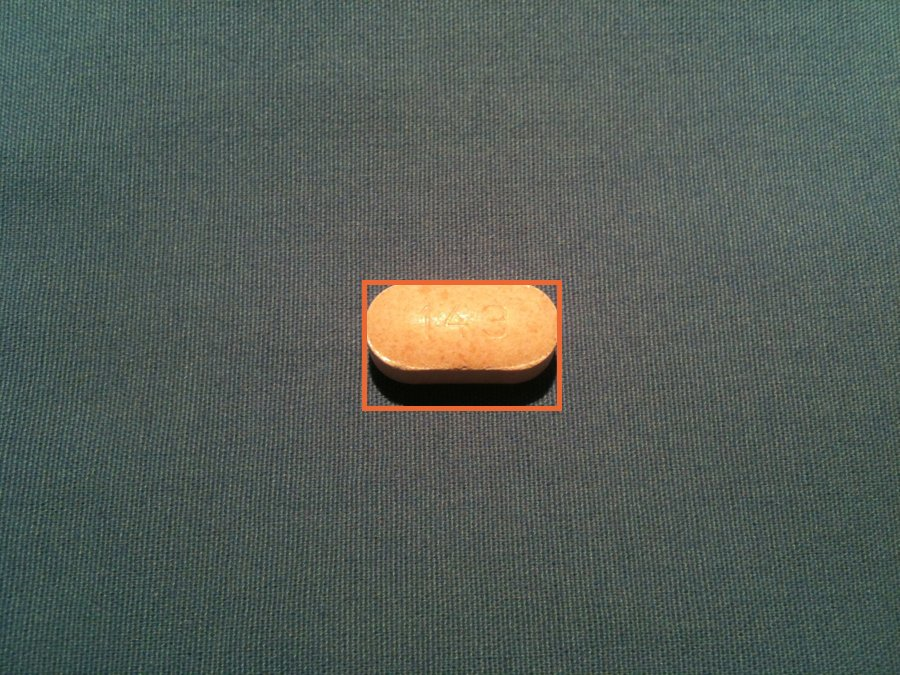
#> input picture images/12_dose_627560143_1_photo.jpg, 900 x 675 px; its folder holds only this picture in this run
$ python -i c3pi_ref_crop.py   (imports and definitions only)
#> lines starting #> are read from the running program, lines starting #| are printed output that depends on the picture; after the words box and inside, x2 and y2 are one past the last pixel; in counts of white or black regions, pixels touching at a corner belong together
"""
Crops of C3PI's studio reference photos (decision D7), framed like the everyday-photo crops (c3pi_crop.py): a square
window 1.4x the pill's long side, resized to 384 px.

  MC_CHALLENGE_V1.0   one side of one pill on plain grey, 2400 x 1600 (the photos ePillID's reference gallery
                      is made from)
  MC_API_RXNAV_V1.3   RxImage: both sides of the pill in one 1024 x 896 photo, side by side or stacked, with mm rulers
                      along the left and bottom edges and an NLM information bar at the bottom -> two crops

The background is plain, so a pill is anything far enough in Lab colour from the background's median. A
morphological opening removes the thin rulers, digits and watermark; holes (imprints, score lines) are filled.
In RxImage photos, the information bar is cut off, and each crop has the other side of the pill, the edge-on
profile view some photos show between them, and the ruler marks painted over with the background colour, so every
crop holds one side of one pill.
"""
import cv2
import numpy as np

from epills.training.datasets.c3pi_crop import square_crop

WINDOW = 1.4
CROP_SIZE = 384
MIN_DISTANCE = 12.0   # Lab distance below which a pixel is background, whatever Otsu says


def background_colour(img, lab, border=0.03):
    """
    The plain background: the most common lightness among low-colour pixels in a frame along all four edges
    (pills can fill most of an RxImage photo and touch its edges; rulers are thin). Returns (Lab, BGR) medians.
    """
    h, w = lab.shape[:2]
    b = max(2, int(border * min(h, w)))
    edge = np.zeros((h, w), bool)
    edge[:b], edge[-b:], edge[:, :b], edge[:, -b:] = True, True, True, True
    grey = edge & (np.abs(lab[..., 1] - 128) < 6) & (np.abs(lab[..., 2] - 128) < 6)
    if grey.sum() < 100:
        grey = edge
    mode = np.bincount(lab[..., 0][grey].astype(int), minlength=256).argmax()
    sel = grey & (np.abs(lab[..., 0] - mode) <= 6)
    return np.median(lab[sel], axis=0), np.median(img[sel], axis=0)


def foreground(img):
    """
    (mask, thin, background BGR): mask = pills (holes filled); thin = the thin structures the opening removed
    (rulers, digits, watermark).
    """
    lab = cv2.cvtColor(img, cv2.COLOR_BGR2LAB).astype(np.float32)
    h, w = lab.shape[:2]
    bg_lab, bg_bgr = background_colour(img, lab)
    d = np.linalg.norm(lab - bg_lab, axis=2)
    otsu, _ = cv2.threshold(np.clip(d * 2, 0, 255).astype(np.uint8), 0, 255, cv2.THRESH_BINARY + cv2.THRESH_OTSU)
    raw = (d > max(otsu / 2, MIN_DISTANCE)).astype(np.uint8)
    k = max(5, int(0.02 * min(h, w)) | 1)
    kernel = cv2.getStructuringElement(cv2.MORPH_ELLIPSE, (k, k))
    mask = cv2.morphologyEx(cv2.morphologyEx(raw, cv2.MORPH_CLOSE, kernel), cv2.MORPH_OPEN, kernel)
    # fill holes: everything not reachable through background from a frame around the image
    flood = np.pad(mask, 1)
    cv2.floodFill(flood, np.zeros((h + 4, w + 4), np.uint8), (0, 0), 1)
    mask = mask | (1 - flood[1:-1, 1:-1])
    thin = raw.astype(bool) & ~cv2.dilate(mask, kernel).astype(bool)
    return mask, thin, bg_bgr


def components(mask, min_share=0.25):
    """Boxes (x0, y0, x1, y1) of the connected components at least min_share the size of the largest, largest first."""
    n, _, stats, _ = cv2.connectedComponentsWithStats(mask, connectivity=8)
    if n <= 1:
        return []
    stats = stats[1:]
    stats = stats[stats[:, cv2.CC_STAT_AREA] >= min_share * stats[:, cv2.CC_STAT_AREA].max()]
    stats = stats[np.argsort(-stats[:, cv2.CC_STAT_AREA])]
    return [(int(x), int(y), int(x + w), int(y + h)) for x, y, w, h, _ in stats]


def split_touching(mask, max_iterations=40):
    """Erode a mask until it falls apart into two comparable pills; boxes grown back by the erosion."""
    kernel = cv2.getStructuringElement(cv2.MORPH_ELLIPSE, (5, 5))
    m = mask.copy()
    for i in range(1, max_iterations + 1):
        m = cv2.erode(m, kernel)
        boxes = components(m, min_share=0.4)
        if len(boxes) >= 2:
            g = 2 * i
            return [(x0 - g, y0 - g, x1 + g, y1 + g) for x0, y0, x1, y1 in boxes[:2]]
        if not m.any():
            break
    return None


def info_bar_top(img):
    """First row of RxImage's light-blue information bar, searched in the bottom fifth (row 770 of 896)."""
    h = img.shape[0]
    low = img[int(0.8 * h):].astype(np.int16)
    blue = ((low[..., 0] - low[..., 2]) > 25) & (low[..., 0] > 120)
    rows = np.flatnonzero(blue.mean(axis=1) > 0.5)
    return int(0.8 * h) + int(rows[0]) if len(rows) else int(0.86 * h)


def crop_box(img, box, fill=None):
    """The C3PI framing; outside the photo: the background colour if given (no smeared edges), else replicated."""
    if fill is None:
        return square_crop(img, box, WINDOW * max(box[2] - box[0], box[3] - box[1]), CROP_SIZE)
    side = WINDOW * max(box[2] - box[0], box[3] - box[1])
    f = CROP_SIZE / side
    cx, cy = (box[0] + box[2]) / 2, (box[1] + box[3]) / 2
    M = np.float32([[f, 0, CROP_SIZE / 2 - cx * f], [0, f, CROP_SIZE / 2 - cy * f]])
    return cv2.warpAffine(img, M, (CROP_SIZE, CROP_SIZE), flags=cv2.INTER_AREA if f < 1 else cv2.INTER_CUBIC,
                          borderMode=cv2.BORDER_CONSTANT, borderValue=tuple(float(v) for v in fill))


# [10 lines left out: function crop_challenge, not called in this run]


def crop_rxnav(img):
    """RxImage photo -> ([one crop per pill side], note); normally two crops."""
    top = info_bar_top(img)
    work = img[:top].copy()
    mask, thin, bg = foreground(work)
    work[thin] = bg  # rulers, digits and watermark
    band = int(0.05 * top)  # the mm ruler right above the information bar
    work[top - band:][mask[top - band:] == 0] = bg
    boxes = components(mask)
    note = "ok"
    if len(boxes) == 1:
        split = split_touching(mask)
        if split is None:
            return [crop_box(work, boxes[0], bg)], "one blob (sides touching?), taken whole"
        return [crop_box(work, b, bg) for b in split], "touching sides split"
    if not boxes:
        return [], "no pill found"
    if len(boxes) > 2:
        note = f"{len(boxes)} blobs, two largest taken"
    _, labels = cv2.connectedComponents(mask, connectivity=8)
    k = max(9, int(0.03 * min(work.shape[:2])) | 1)
    grow = cv2.getStructuringElement(cv2.MORPH_ELLIPSE, (k, k))
    crops = []
    for box in boxes[:2]:
        sub = labels[box[1]:box[3], box[0]:box[2]]
        own = np.bincount(sub[sub > 0]).argmax()  # the component this box was made from
        others = cv2.dilate(((labels > 0) & (labels != own)).astype(np.uint8), grow).astype(bool)
        clean = work.copy()
        clean[others & (labels != own)] = bg
        crops.append(crop_box(clean, box, bg))
    return crops, note

>>> import cv2
>>> picture = cv2.imread('../../../../../images/12_dose_627560143_1_photo.jpg')
#> picture is the input picture: shape (675, 900, 3); mean B, G, R 86.9, 93.1, 84.3
>>> result = crop_rxnav(picture)
#> in info_bar_top, `low = img[int(0.8 * h):].astype(np.int16)`:
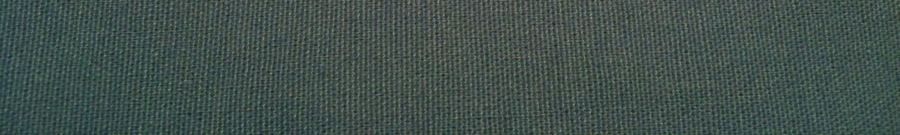
#> low: shape (135, 900, 3) int16; mean B, G, R 76.3, 81, 65.9
#> in info_bar_top, `rows = np.flatnonzero(blue.mean(axis=1) > 0.5)`: rows = empty array
#> in crop_rxnav, `top = info_bar_top(img)`: top = 580
#> in background_colour, `grey = edge & (np.abs(lab[..., 1] - 128) < 6) & (np.abs(lab[..., 2] - ..`:
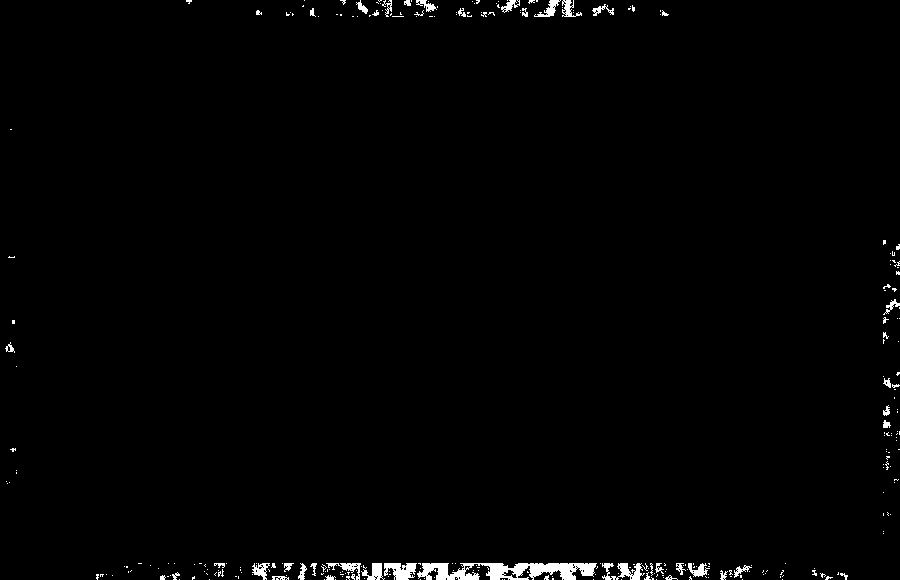
#> grey: shape (580, 900) bool; 1.2% white; 292 white regions (249 under 20 px), largest, box (x1, y1, x2, y2) and area: (417, 563, 597, 580) 1940, (384, 563, 417, 580) 386, (602, 563, 645, 580) 370
#> in background_colour, `mode = np.bincount(lab[..., 0][grey].astype(int), minlength=256).argma..`: mode = 97
#> in foreground, `bg_lab, bg_bgr = background_colour(img, lab)`: bg_lab = [97, 123, 129]; bg_bgr = [88, 92, 81]
#> in foreground, `d = np.linalg.norm(lab - bg_lab, axis=2)`:
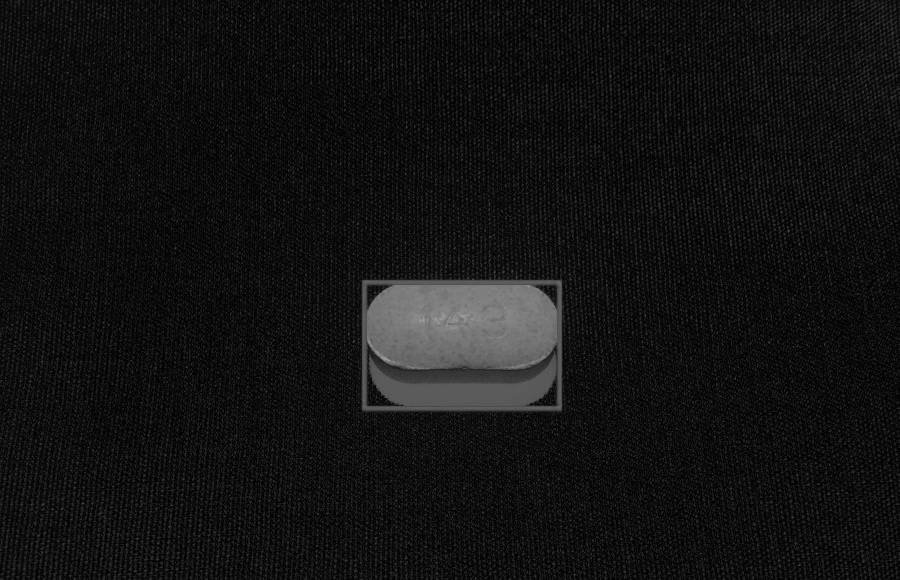
#> d: shape (580, 900) float32; min 0, max 157.8, mean 19.1
#> in foreground, `otsu, _ = cv2.threshold(np.clip(d * 2, 0, 255).astype(np.uint8), 0, 25..`: otsu = 120
#> in foreground, `cv2.floodFill(flood, np.zeros((h + 4, w + 4), np.uint8), (0, 0), 1)`:
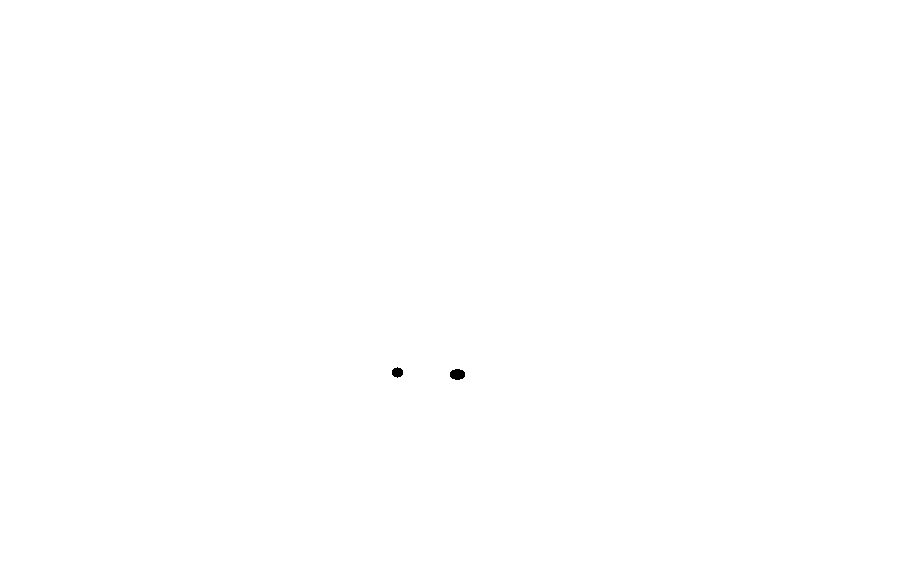
#> flood: shape (582, 902); values 0 (black) and 1 (white), 100% white; 2 black regions, box (x1, y1, x2, y2) and area: (450, 369, 465, 380) 133, (392, 367, 403, 378) 89
#> in crop_rxnav, `mask, thin, bg = foreground(work)`: bg = [88, 92, 81]
#> in crop_rxnav, `band = int(0.05 * top)`: band = 29
#> in crop_rxnav, `work[top - band:][mask[top - band:] == 0] = bg`:
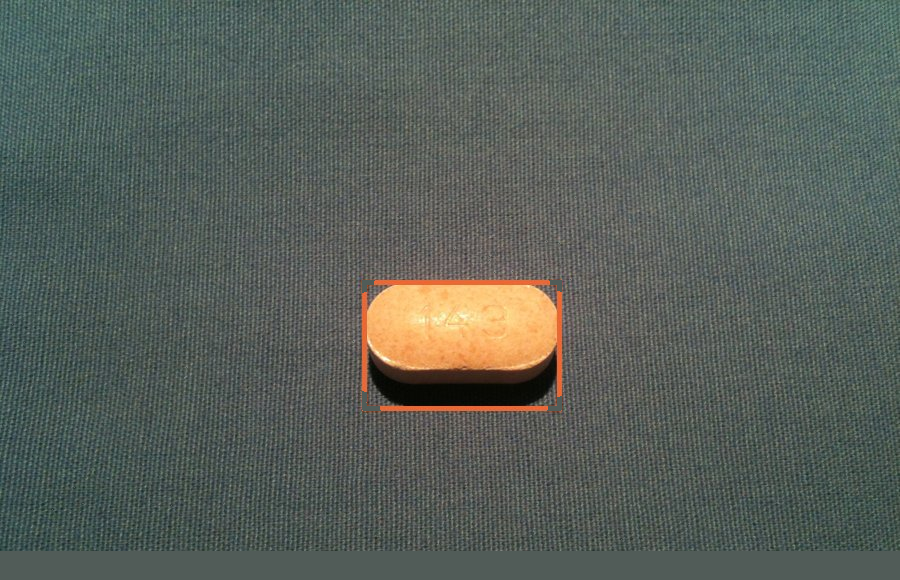
#> work: shape (580, 900, 3); mean B, G, R 89.2, 95.6, 88
#> in components, `n, _, stats, _ = cv2.connectedComponentsWithStats(mask, connectivity=8)`: n = 2; stats = [[0, 0, 900, 580, 497201], [361, 277, 201, 134, 24799]]
#> in components, `stats = stats[1:]`: stats = [[361, 277, 201, 134, 24799]]
#> in crop_rxnav, `boxes = components(mask)`: boxes = [(361, 277, 562, 411)]
#> the loop in split_touching, `for i in range(1, max_iterations + 1):` made 33 passes
#> (n in components, stats in components, boxes) on passes 1 to 7: (2, [[363, 279, 197, 130, 23532]], [(363, 279, 560, 409)]), (2, [[365, 281, 193, 126, 22297]], [(365, 281, 558, 407)]), (2, [[368, 283, 188, 122, 21091]], [(368, 283, 556, 405)]), (2, [[370, 285, 184, 118, 19930]], [(370, 285, 554, 403)]), (2, [[372, 287, 180, 114, 18813]], [(372, 287, 552, 401)]), (2, [[374, 289, 176, 110, 17741]], [(374, 289, 550, 399)]), (2, [[376, 291, 172, 106, 16704]], [(376, 291, 548, 397)])
#> in crop_rxnav, `split = split_touching(mask)`: split = [(426, 278, 562, 411), (401, 278, 535, 411)]
#> in crop_box, `return cv2.warpAffine(img, M, (CROP_SIZE, CROP_SIZE), flags=cv2.INTER_..`:
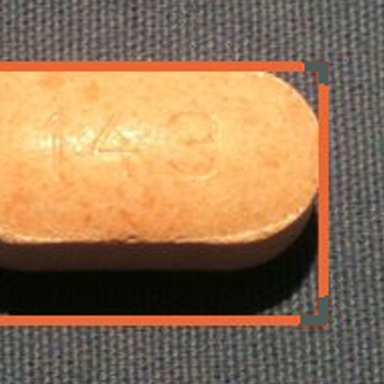
#> returned value: shape (384, 384, 3); mean of channels 0, 1, 2 85, 116.3, 147.9; drawn as B, G, R
#> call 2 of crop_box, with box = (401, 278, 535, 411), fill = array of shape (3,)
#> in crop_box (call 2), `side = WINDOW * max(box[2] - box[0], box[3] - box[1])`: side = 187.6
#> in crop_box (call 2), `f = CROP_SIZE / side`: f = 2.05
#> in crop_box (call 2), `M = np.float32([[f, 0, CROP_SIZE / 2 - cx * f], [0, f, CROP_SIZE / 2 -..`: M = [[2.05, 0, -766], [0, 2.05, -513.2]]
#> in crop_box (call 2), `return cv2.warpAffine(img, M, (CROP_SIZE, CROP_SIZE), flags=cv2.INTER_..`:
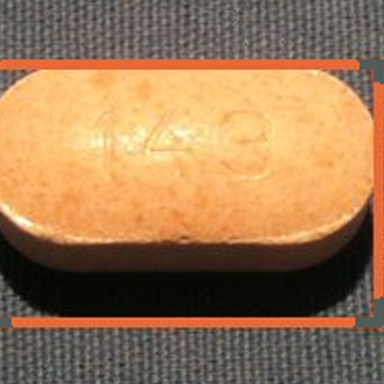
#> returned value: shape (384, 384, 3); mean of channels 0, 1, 2 83.7, 119.8, 156.3; drawn as B, G, R

$ run again, on images/00_enrol_627560143_1_crop.png
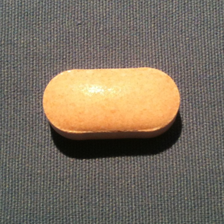
#> input picture images/00_enrol_627560143_1_crop.png, 224 x 224 px
#> picture is the input picture: shape (224, 224, 3); mean B, G, R 95.8, 110.9, 122.1
#> blue: shape (45, 224) bool; every value is 0
#> rows = empty array
#> top = 192
#> in background_colour, `grey = edge & (np.abs(lab[..., 1] - 128) < 6) & (np.abs(lab[..., 2] - ..`:
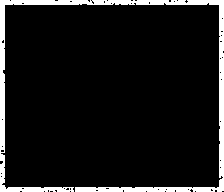
#> grey: shape (192, 224) bool; 8.9% white; 1 white region, box (x1, y1, x2, y2) and area: (0, 0, 224, 192) 3849
#> mode = 109
#> sel: shape (192, 224) bool; 2.7% white in thin lines or dots
#> bg_lab = [109, 128, 130]; bg_bgr = [97, 101, 102]
#> otsu = 122
#> raw: shape (192, 224); values 0 (black) and 1 (white), 24.2% white; 4 white regions (3 under 20 px), largest, box (x1, y1, x2, y2) and area: (43, 67, 182, 160) 10407
#> thin: shape (192, 224) bool; 0% white in thin lines or dots, all inside (x1, y1, x2, y2) = (101, 25, 153, 29)
#> bg = [97, 101, 102]
#> band = 9
#> in components, `n, _, stats, _ = cv2.connectedComponentsWithStats(mask, connectivity=8)`: n = 2; stats = [[0, 0, 224, 192, 31965], [43, 67, 139, 93, 11043]]
#> in components, `stats = stats[1:]`: stats = [[43, 67, 139, 93, 11043]]
#> in crop_rxnav, `boxes = components(mask)`: boxes = [(43, 67, 182, 160)]
#> the loop in split_touching, `for i in range(1, max_iterations + 1):` made 23 passes
#> (n in components, stats in components, boxes) on passes 1 to 8: (2, [[45, 69, 135, 89, 10247]], [(45, 69, 180, 158)]), (2, [[47, 71, 131, 85, 9476]], [(47, 71, 178, 156)]), (2, [[49, 73, 127, 81, 8731]], [(49, 73, 176, 154)]), (2, [[51, 75, 122, 77, 8011]], [(51, 75, 173, 152)]), (2, [[53, 77, 118, 73, 7317]], [(53, 77, 171, 150)]), (2, [[55, 79, 114, 69, 6652]], [(55, 79, 169, 148)]), (2, [[57, 81, 110, 65, 6011]], [(57, 81, 167, 146)]), (2, [[60, 83, 105, 61, 5400]], [(60, 83, 165, 144)])
#> in crop_box, `return cv2.warpAffine(img, M, (CROP_SIZE, CROP_SIZE), flags=cv2.INTER_..`:
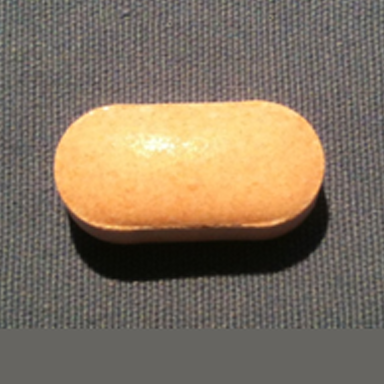
#> returned value: shape (384, 384, 3); mean of channels 0, 1, 2 96.5, 115.1, 130.1; drawn as B, G, R
